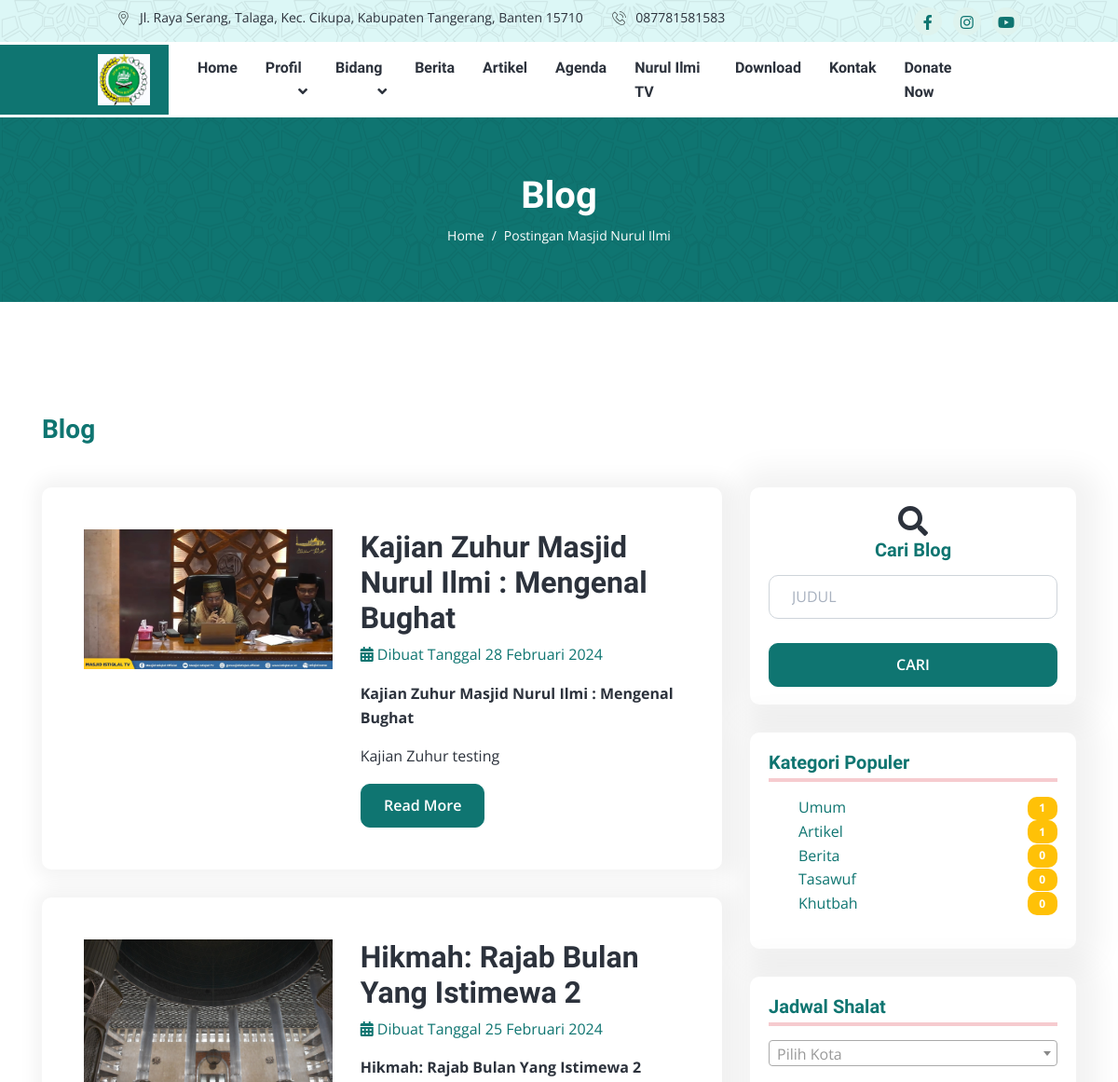
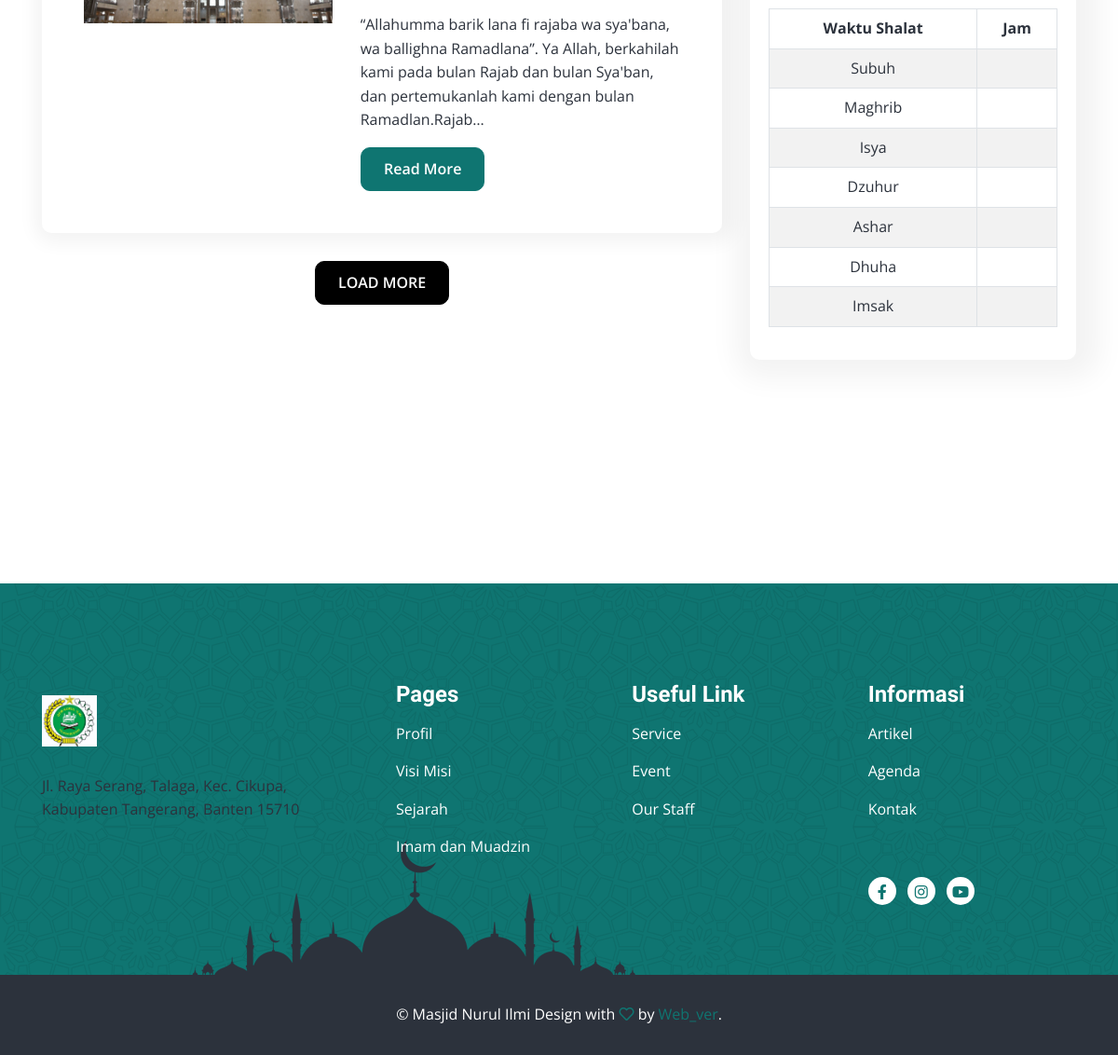
Screenshot of /index.php/blog with the database file from the repository (2 pictures, top to bottom).
### tables this page shows
CREATE TABLE `tbl_setting` (
  `id_setting` int(11) NOT NULL,
  `id_jadwal` int(11) NOT NULL,
  `nama_masjid` varchar(100) NOT NULL,
  `alamat` text NOT NULL,
  `no_hp` varchar(14) NOT NULL,
  `link_alamat` text NOT NULL,
  `email` text NOT NULL,
  `logo` text NOT NULL,
  `banner1` text NOT NULL,
  `banner2` text NOT NULL,
  `banner3` text NOT NULL,
  `judul1` varchar(100) NOT NULL,
  `judul2` varchar(100) NOT NULL,
  `judul3` varchar(100) NOT NULL,
  `sosmed1` text NOT NULL,
  `sosmed2` text NOT NULL,
  `sosmed3` text NOT NULL
);

CREATE TABLE `tbl_artikel` (
  `id_artikel` int(11) NOT NULL,
  `id_kategori` int(11) NOT NULL,
  `judul` varchar(100) NOT NULL,
  `deskripsi` text NOT NULL,
  `gambar` text NOT NULL,
  `slug` text NOT NULL,
  `tanggal_dibuat` date NOT NULL,
  `status` int(11) NOT NULL,
  `user` varchar(100) NOT NULL
);

CREATE TABLE `tbl_kategori_artikel` (
  `id_kategori` int(11) NOT NULL,
  `nama_kategori` varchar(100) NOT NULL,
  `slug_kategori` varchar(50) NOT NULL,
  `tanggal` datetime NOT NULL DEFAULT current_timestamp()
);

### application/views/webpage/v_blog.php (the view, shortened to what the rows shown need)
<!DOCTYPE html>
<html lang="en">
<head>
    <link rel="stylesheet" href="https://cdnjs.cloudflare.com/ajax/libs/font-awesome/6.5.1/css/all.min.css"
 />
    <link rel="stylesheet" href="<?= base_url('frontend/') ?>assets/js/OwlCarousel/owl.carousel.min.css">
    <link rel="stylesheet" href="<?= base_url('frontend/') ?>assets/js/OwlCarousel/owl.theme.default.min.css">
    <link href="https://cdnjs.cloudflare.com/ajax/libs/select2/4.0.13/css/select2.min.css" rel="stylesheet" />
    <link rel="stylesheet" href="<?= base_url('frontend/') ?>assets/css/app.min.css">
</head>
<body>
    <header class="header-area">
        <?php $this->load->view('layout/header.php') ?>
    </header>
    <div class="page-title-area py-lg-6 py-5 bg-image-pattern">
        <div class="container">
            <div class="page-title-wrapper text-center">
                <h1 class="text-white mb-2">Blog</h1>
            </div>
        </div>
    </div>
    <div class="about-area py-lg-10 py-8">
        <div class="container">
            <div class="row">
                <div class="col-lg-8">
                    <?php if(!empty($pesan)) : ?>
                    <p class="text-center">
                        <?= $pesan ?>
                    </p>
                    <?php else: ?>
                    <?php foreach($data_artikel as $artikel) : ?>
                    <div class="row">
                        <div class="col-12" id="artikel-container">
                            <div class="card mt-4 shadow-sm">
                                <div class="card-body">
                                    <div class="grid-inner row g-0 p-4">
                                        <div class="col-md-5 mb-md-0">
                                            <a href="#" class="entry-image">
                                                <img src="<?= base_url('upload/artikel/'.$artikel['gambar']) ?>"
                                                    alt="Lifesaver- Community Education and Training"
                                                    style="height: auto; width: 100%;">
                                            </a>
                                        </div>
                                        <div class="col-md-7 ps-md-4">
                                            <div class="entry-title title-sm">
                                                <h2><a href="<?= base_url('blog/detail/'.$artikel['slug']) ?>">
                                                        <?= html_escape($artikel['judul']); ?>
                                                    </a>
                                                </h2>
                                            </div>
                                            <div class="entry-meta">
                                                <a href="#"><i class="fas fa-calendar-alt"></i>
                                                    Dibuat Tanggal
                                                    <?= format_indo($artikel['tanggal_dibuat']); ?>
                                                </a>
                                                <br>
                                            </div>
                                            <div class="entry-content">
                                                <p>
                                                <p><strong>
                                                        <?= $artikel['judul']; ?>
                                                    </strong></p>
                                                <p>
                                                    <?= strip_tags(character_limiter($artikel['deskripsi'], 200)) ?>
                                                </p>
                                                <a href="<?= base_url('blog/detail/'.$artikel['slug']); ?>"
                                                    class="btn btn-primary">Read More</a>
                                            </div>
                                        </div>
                                    </div>
                                </div>
                            </div>
                        </div>
                    </div>
                    <?php endforeach; ?>
                    <?php endif; ?>
                </div>
                <div class="col-lg-4 mt-4 col-md-4">
                    <div class="course-feature mb-4 bg-white rounded">
                        <ul>
                            <?php foreach($data_kategori as $row) : ?>
                            <li class="d-flex align-items-center"><a
                                    href="<?= base_url('blog/kategori/'.$row['slug_kategori']) ?>"
                                    class="flex-fill"><?= $row['nama_kategori'] ?></a><span
                                    class="badge text-white bg-market"><?= $row['jumlah'] ?></span></li>
                            <?php endforeach; ?>
                        </ul>
                    </div>
                    <div class="course-feature mb-4 bg-white rounded">
                        <br><br>
                        <table id="salat-table" class="table table-bordered table-striped text-center">
                            <thead>
                                <tr>
                                    <th>Waktu Shalat</th>
                                    <th>Jam</th>
                                </tr>
                            </thead>
                        </table>
                    </div>
                </div>
            </div>
        </div>
    </div>
    <?php $this->load->view('layout/footer') ?>
</body>
</html>

### application/views/layout/header.php (shortened to what the rows shown need)
<div class="header-top bg-light bg-image-pattern px-xl-8 py-2">
    <div class="container">
        <div class="header-top-wrapper">
            <?php foreach($data_setting as $setting) : ?>
            <ul class="navbar-address list-inline m-0">
                <li class="list-inline-item"><span class="icon"><img
                            src="<?= base_url('frontend/') ?>assets/images/location-icon.svg"
                            alt="title"></span><?= strip_tags(character_limiter($setting->alamat, 70)); ?></li>
                <li class="list-inline-item"><span class="icon"><img
                            src="<?= base_url('frontend/') ?>assets/images/phone-icon.svg"
                            alt="title"></span><?= $setting->no_hp ?>
                </li>
            </ul>
            <ul class="navbar-social list-inline m-0">
                <li class="list-inline-item"><a href="<?= $setting->sosmed1 ?>"><i class="fab fa-facebook-f"></i></a>
                </li>
                <li class="list-inline-item"><a href="<?= $setting->sosmed2 ?>"><i class="fab fa-instagram"></i></a>
                </li>
                <li class="list-inline-item"><a href="<?= $setting->sosmed3 ?>"><i class="fab fa-youtube"></i></a>
                </li>
            </ul>
            <?php endforeach; ?>
        </div>
    </div>
</div>
<div class="header-bottom bg-white px-xl-8">
    <nav class="container">
        <div class="header-navbar navbar navbar-expand-lg">
            <?php foreach($data_setting as $setting) : ?>
            <a class='navbar-brand' href='<?= base_url() ?>'><img
                    src="<?= base_url('upload/setting/'.$setting->logo) ?>" alt="images"></a>
            <?php endforeach; ?>
        </div>
    </nav>
</div>

### application/views/layout/footer.php (shortened to what the rows shown need)
<footer class="footer-area pt-8">
    <div class="footer-top bg-image-pattern  py-lg-8 py-4">
        <div class="container">
            <div class="row">
                <?php foreach($data_setting as $setting) : ?>
                <div class="col-md-5 col-lg-4">
                    <div class="footer-widget my-4 me-md-4">
                        <a href="#" class="footer-brand mb-4"><img
                                src="<?= base_url('frontend/') ?>assets/images/logo.jpeg" alt="title"></a>
                        <p class="text-white m-0" style="color: #fff !important;"><?= $setting->alamat ?> </p>
                    </div>
                </div>
                <?php endforeach; ?>
                <div class="col-md-7 col-lg-8">
                    <div class="row">
                        <div class="col-lg-4 col-6">
                            <div class="footer-widget my-3">
                                <?php foreach($data_setting as $setting) : ?>
                                <ul class="footer-social m-0 mt-4 list-inline" data-aos="slide-up">
                                    <li class="list-inline-item"><a href="<?= $setting->sosmed1 ?>"><i
                                                class="fab fa-facebook-f"></i></a>
                                    </li>
                                    <li class="list-inline-item"><a href="<?= $setting->sosmed2 ?>"><i
                                                class="fab fa-instagram"></i></a></li>
                                    <li class="list-inline-item"><a href="<?= $setting->sosmed3 ?>"><i
                                                class="fab fa-youtube"></i></a>
                                    </li>
                                </ul>
                                <?php endforeach; ?>
                            </div>
                        </div>
                    </div>
                </div>
            </div>
        </div>
    </div>
</footer>

### rows the page displays
tbl_setting: alamat "Jl. Raya Serang, Talaga, Kec. Cikupa, Kabupaten Tangerang, Banten 15710", no_hp "087781581583", logo (picture)
tbl_artikel: gambar (picture), judul "Kajian Zuhur Masjid Nurul Ilmi : Mengenal Bughat", tanggal_dibuat "28 Februari 2024", deskripsi "Kajian Zuhur testing"
tbl_artikel: gambar (picture), judul "Hikmah: Rajab Bulan Yang Istimewa 2", tanggal_dibuat "25 Februari 2024", deskripsi "“Allahumma barik lana fi rajaba wa sya'bana, wa ballighna Ramadlana”. Ya Allah, berkahilah kami pada bulan Rajab dan bulan Sya'ban, dan pertemukanlah kami dengan bulan Ramadlan.Rajab…"
tbl_kategori_artikel: nama_kategori "Umum", jumlah "1"
tbl_kategori_artikel: nama_kategori "Artikel", jumlah "1"
tbl_kategori_artikel: nama_kategori "Berita", jumlah "0"
tbl_kategori_artikel: nama_kategori "Tasawuf", jumlah "0"
tbl_kategori_artikel: nama_kategori "Khutbah", jumlah "0"
